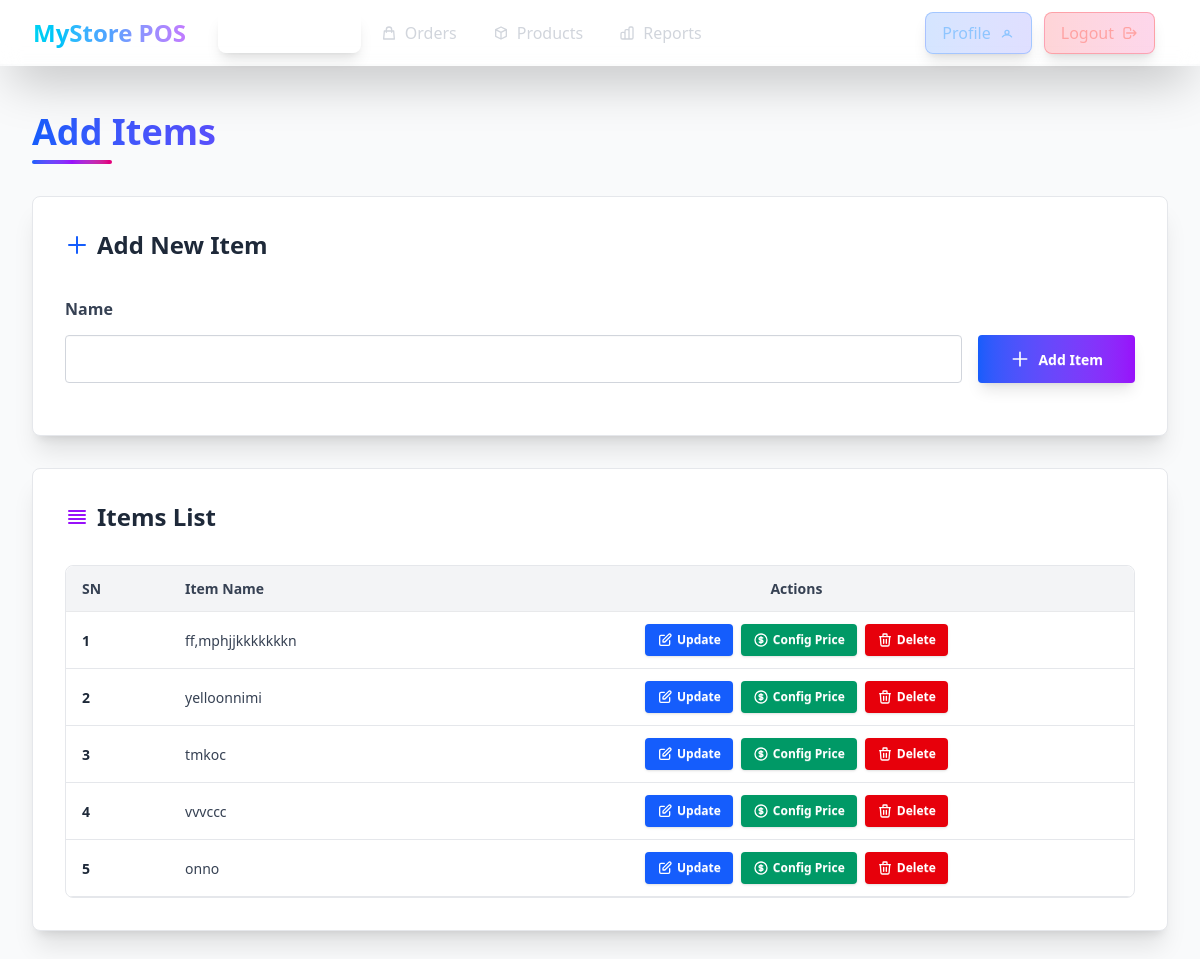
Page /shop/item_list/ (signed in) on the earlier database version.
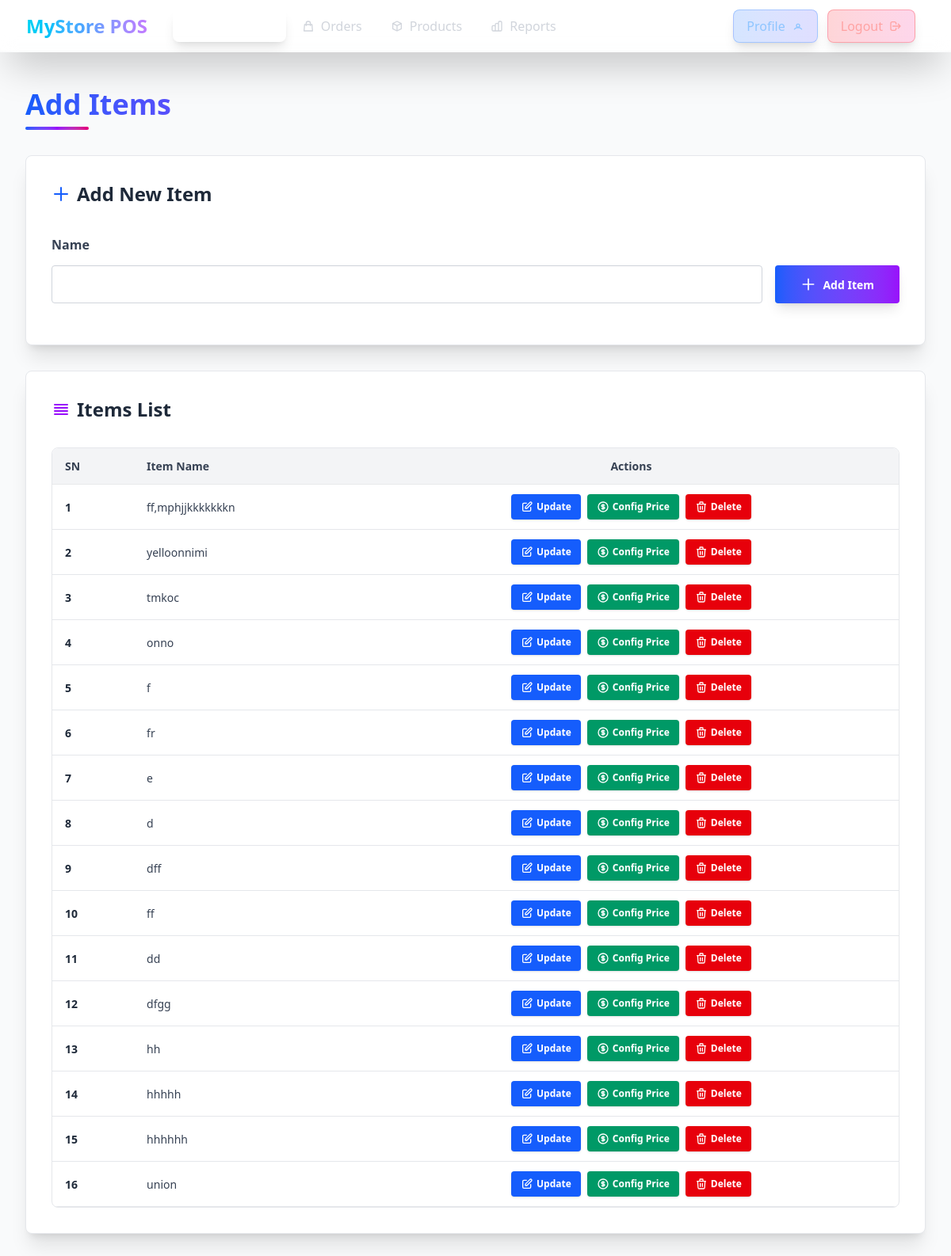
Same page on the later database version.
### shop/models.py (models this page shows, shortened)
class Item(models.Model):
    name=models.CharField(max_length=100)
    shop=models.ForeignKey(Shop, on_delete=models.CASCADE, related_name='items')
    class Meta:
        unique_together = ('name', 'shop')

### shop/views.py (the view, shortened to what this page needs)
# urls.py: path("item_list/", views.item_list, name="item_list"),
def item_list(request):
    form=ItemForm(request.POST,request=request)
    form=ItemForm()
    item_list=request.user.shop.items.all()
    context={"form":form,"item_list":item_list}
    return render(request, "shop/item-create-form.html", context)

### shop/forms.py (shortened to what this page needs)
class ItemForm(forms.ModelForm):
    class Meta:
        model = Item
        fields = ['name']
    def __init__(self, *args, **kwargs):
        self.request = kwargs.pop("request") if "request" in kwargs else None
        super().__init__(*args, **kwargs)

### common/templatetags/form_extras.py (called while the page is built)
@register.filter
def add_class(field, css_class):
    if not isinstance(field, BoundField):
        return field
    existing_classes = field.field.widget.attrs.get("class", "")
    if existing_classes:
        new_classes = f"{existing_classes} {css_class}"
    else:
        new_classes = css_class
    field_copy = field
    field_copy.field.widget.attrs["class"] = new_classes
    return field_copy

### shop/templates/shop/item-create-form.html (shortened to what this page needs)
{% extends 'base.html' %}
{% load form_extras %}
{% block content %}
<main class="min-h-screen flex flex-col gap-8 p-4 md:p-6 lg:p-8 w-full mt-16 bg-gray-50 dark:bg-gray-900" id="main">
    <div class="relative pt-4">
        <h1 class="text-3xl md:text-4xl font-bold mb-2 bg-gradient-to-r from-blue-600 via-purple-600 to-pink-600 bg-clip-text text-transparent">
        </h1>
        <div class="h-1 w-20 bg-gradient-to-r from-blue-600 via-purple-600 to-pink-600 rounded-full"></div>
    </div>
    <div class="flex flex-col gap-6 lg:gap-8 max-w-7xl w-full mx-auto">
        <div class="w-full">
            <div class="card bg-white dark:bg-gray-800 shadow-xl border border-gray-200 dark:border-gray-700 hover:shadow-2xl transition-shadow duration-300">
                <div class="card-body p-6 md:p-8">
                    <h2 class="text-2xl font-bold mb-6 flex items-center gap-2 text-gray-800 dark:text-gray-100">
                        <svg xmlns="http://www.w3.org/2000/svg" class="h-6 w-6 text-blue-600 dark:text-blue-400" fill="none" viewBox="0 0 24 24" stroke="currentColor">
                            <path stroke-linecap="round" stroke-linejoin="round" stroke-width="2" d="M12 4v16m8-8H4" />
                        </svg>
                        Add New Item
                    </h2>
                    <form id="add-item-form" action="" method="post">
                        <div class="flex flex-col gap-4">
                            <div class="grid grid-cols-1 lg:grid-cols-[1fr_auto] gap-4 items-start">
                                <fieldset class="fieldset w-full">
                                    <label class="block mb-2" for="{{ form.name.id_for_label }}">
                                        <span class="text-base font-semibold text-gray-700 dark:text-gray-300">{{form.name.label}}</span>
                                    </label>
                                    {{ form.name|add_class:"input input-bordered w-full bg-white dark:bg-gray-700 border-gray-300 dark:border-gray-600 focus:border-blue-500 dark:focus:border-blue-400 text-gray-900 dark:text-gray-100 transition-all duration-200 h-12" }}
                                </fieldset>
                                <button type="submit" class="btn bg-gradient-to-r from-blue-600 to-purple-600 hover:from-blue-700 hover:to-purple-700 text-white border-0 gap-2 shadow-lg hover:shadow-xl transition-all duration-200 h-12 px-8 whitespace-nowrap lg:mt-10.5">
                                    <svg xmlns="http://www.w3.org/2000/svg" class="h-5 w-5" fill="none" viewBox="0 0 24 24" stroke="currentColor">
                                        <path stroke-linecap="round" stroke-linejoin="round" stroke-width="2" d="M12 4v16m8-8H4" />
                                    </svg>
                                    Add Item
                                </button>
                            </div>
                        </div>
                    </form>
                </div>
            </div>
        </div>
        <div class="w-full">
            <div class="card bg-white dark:bg-gray-800 shadow-xl border border-gray-200 dark:border-gray-700 hover:shadow-2xl transition-shadow duration-300">
                <div class="card-body p-6 md:p-8">
                    <h2 class="text-2xl font-bold mb-6 flex items-center gap-2 text-gray-800 dark:text-gray-100">
                        <svg xmlns="http://www.w3.org/2000/svg" class="h-6 w-6 text-purple-600 dark:text-purple-400" fill="none" viewBox="0 0 24 24" stroke="currentColor">
                            <path stroke-linecap="round" stroke-linejoin="round" stroke-width="2" d="M4 6h16M4 10h16M4 14h16M4 18h16" />
                        </svg>
                        Items List
                    </h2>
                    <div class="overflow-x-auto rounded-lg border border-gray-200 dark:border-gray-700">
                        <table class="table w-full">
                            <thead>
                                <tr class="bg-gray-100 dark:bg-gray-700">
                                    <th class="rounded-tl-lg text-gray-700 dark:text-gray-300">SN</th>
                                    <th class="text-gray-700 dark:text-gray-300">Item Name</th>
                                    <th class="rounded-tr-lg text-center text-gray-700 dark:text-gray-300">Actions</th>
                                </tr>
                            </thead>
                            <tbody id="item-list">
                                {% for item in item_list %}
                                <tr id="item-{{ item.id }}" class="hover:bg-gray-50 dark:hover:bg-gray-700 transition-colors duration-150 border-b border-gray-200 dark:border-gray-700">
                                    <th class="font-semibold text-gray-800 dark:text-gray-200">{{ forloop.counter }}</th>
                                    <td class="font-medium text-gray-700 dark:text-gray-300">{{ item.name }}</td>
                                    <td>
                                        <div class="flex gap-2 justify-center flex-wrap">
                                            <a class="btn btn-sm bg-blue-600 hover:bg-blue-700 text-white border-0 gap-1 shadow hover:shadow-md transition-all duration-200" href="{% url 'shop:item_update' item.id %}">
                                                <svg xmlns="http://www.w3.org/2000/svg" class="h-4 w-4" fill="none" viewBox="0 0 24 24" stroke="currentColor">
                                                    <path stroke-linecap="round" stroke-linejoin="round" stroke-width="2" d="M11 5H6a2 2 0 00-2 2v11a2 2 0 002 2h11a2 2 0 002-2v-5m-1.414-9.414a2 2 0 112.828 2.828L11.828 15H9v-2.828l8.586-8.586z" />
                                                </svg>
                                                Update
                                            </a>
                                            <form action="{% url 'shop:price' %}">
                                                <button class="btn btn-sm bg-emerald-600 hover:bg-emerald-700 text-white border-0 gap-1 shadow hover:shadow-md transition-all duration-200">
                                                    Config Price
                                                </button>
                                            </form>
                                            <button data-item-id="{{ item.id }}"
                                                class="btn btn-sm bg-red-600 hover:bg-red-700 text-white border-0 gap-1 shadow hover:shadow-md transition-all duration-200"
                                                onclick="delete_item(this)">
                                                <svg xmlns="http://www.w3.org/2000/svg" class="h-4 w-4" fill="none" viewBox="0 0 24 24" stroke="currentColor">
                                                    <path stroke-linecap="round" stroke-linejoin="round" stroke-width="2" d="M19 7l-.867 12.142A2 2 0 0116.138 21H7.862a2 2 0 01-1.995-1.858L5 7m5 4v6m4-6v6m1-10V4a1 1 0 00-1-1h-4a1 1 0 00-1 1v3M4 7h16" />
                                                </svg>
                                                Delete
                                            </button>
                                        </div>
                                    </td>
                                </tr>
                                {% endfor %}
                            </tbody>
                        </table>
                    </div>
                </div>
            </div>
        </div>
    </div>
</main>
{% endblock content %}

### theme/templates/base.html (shortened to what this page needs)
{% load static tailwind_tags %}
<!DOCTYPE html>
<html lang="en">
<head>
    {% tailwind_css %}
</head>
<body class="bg-gray-50 dark:bg-gray-900 transition-colors duration-300">
{% block header %}
<header class="w-full bg-gradient-to-r from-slate-900 via-purple-900 to-slate-900 text-white shadow-2xl fixed top-0 left-0 z-50 glass-morphism">
    <div class="w-full px-4 sm:px-6 lg:px-8">
        <div class="flex justify-between items-center h-16">
            <div class="flex items-center flex-1">
                <div class="flex-shrink-0 mr-8">
                    <div class="font-bold text-xl sm:text-2xl bg-gradient-to-r from-cyan-400 via-blue-400 to-purple-400 bg-clip-text text-transparent animate-pulse">
                    </div>
                </div>
                <nav class="hidden [@media(min-width:1100px)]:flex items-center space-x-1">
                    <a href="#"
                       data-page="dashboard"
                       class="nav-link nav-gradient px-4 py-2 rounded-lg font-semibold bg-white/10 text-white transition-all duration-300 hover:bg-white/20 hover:scale-105 shadow-lg">
                        <span class="flex items-center space-x-2">
                            <svg class="w-4 h-4" fill="none" stroke="currentColor" viewBox="0 0 24 24">
                                <path stroke-linecap="round" stroke-linejoin="round" stroke-width="2" d="M3 12l2-2m0 0l7-7 7 7M5 10v10a1 1 0 001 1h3m10-11l2 2m-2-2v10a1 1 0 01-1 1h-3m-6 0a1 1 0 001-1v-4a1 1 0 011-1h2a1 1 0 011 1v4a1 1 0 001 1m-6 0h6"></path>
                            </svg>
                            <span>Dashboard</span>
                        </span>
                    </a>
                    <a href="#"
                       data-page="orders"
                       class="nav-link nav-gradient px-4 py-2 rounded-lg font-normal text-gray-300 transition-all duration-300 hover:bg-white/10 hover:text-white hover:scale-105">
                        <span class="flex items-center space-x-2">
                            <svg class="w-4 h-4" fill="none" stroke="currentColor" viewBox="0 0 24 24">
                                <path stroke-linecap="round" stroke-linejoin="round" stroke-width="2" d="M16 11V7a4 4 0 00-8 0v4M5 9h14l1 12H4L5 9z"></path>
                            </svg>
                            <span>Orders</span>
                        </span>
                    </a>
                    <a href="#"
                       data-page="products"
                       class="nav-link nav-gradient px-4 py-2 rounded-lg font-normal text-gray-300 transition-all duration-300 hover:bg-white/10 hover:text-white hover:scale-105">
                        <span class="flex items-center space-x-2">
                            <svg class="w-4 h-4" fill="none" stroke="currentColor" viewBox="0 0 24 24">
                                <path stroke-linecap="round" stroke-linejoin="round" stroke-width="2" d="M20 7l-8-4-8 4m16 0l-8 4m8-4v10l-8 4m0-10L4 7m8 4v10M4 7v10l8 4"></path>
                            </svg>
                            <span>Products</span>
                        </span>
                    </a>
                    <a href="#"
                       data-page="reports"
                       class="nav-link nav-gradient px-4 py-2 rounded-lg font-normal text-gray-300 transition-all duration-300 hover:bg-white/10 hover:text-white hover:scale-105">
                        <span class="flex items-center space-x-2">
                            <span>Reports</span>
                        </span>
                    </a>
                </nav>
            </div>
            <div class="flex items-center space-x-2 sm:space-x-3">
                <a href="{% url 'shop:shop_profile' %}"
                   class="px-3 sm:px-4 py-2 rounded-lg bg-gradient-to-r from-blue-500/20 to-indigo-500/20 hover:from-blue-500/30 hover:to-indigo-500/30 text-blue-300 hover:text-blue-200 border border-blue-500/30 transition-all duration-300 flex items-center space-x-2 hover:scale-105 shadow-lg">
                    <span class="hidden sm:inline">Profile</span>
                    <svg class="w-4 h-4" fill="none" stroke="currentColor" viewBox="0 0 24 24">
                        <path stroke-linecap="round" stroke-linejoin="round" stroke-width="2"
                              d="M5.121 17.804A7.5 7.5 0 0112 15a7.5 7.5 0 016.879 2.804M15 11a3 3 0 11-6 0 3 3 0 016 0z"/>
                    </svg>
                </a>
                <a href="{% url 'accounts:logout_view' %}"
                   class="px-3 sm:px-4 py-2 rounded-lg bg-gradient-to-r from-red-500/20 to-pink-500/20 hover:from-red-500/30 hover:to-pink-500/30 text-red-300 hover:text-red-200 border border-red-500/30 transition-all duration-300 flex items-center space-x-2 hover:scale-105 shadow-lg">
                    <span class="hidden sm:inline">Logout</span>
                    <svg class="w-4 h-4" fill="none" stroke="currentColor" viewBox="0 0 24 24">
                        <path stroke-linecap="round" stroke-linejoin="round" stroke-width="2" d="M17 16l4-4m0 0l-4-4m4 4H7m6 4v1a3 3 0 01-3 3H6a3 3 0 01-3-3V7a3 3 0 013-3h4a3 3 0 013 3v1"></path>
                    </svg>
                </a>
            </div>
        </div>
    </div>
</header>
{% endblock header %}
{% block content %}
{% endblock content %}
</body>
</html>

### theme/templates/base.html (style rules this page uses)
.glass-morphism { background: rgba(255, 255, 255, 0.05); backdrop-filter: blur(10px); border: 1px solid rgba(255, 255, 255, 0.1); }
.nav-gradient { position: relative; overflow: hidden; }
.nav-gradient::before { content: ''; position: absolute; top: 0; left: -100%; width: 100%; height: 100%; background: linear-gradient(90deg, transparent, rgba(255,255,255,0.2), transparent); transition: left 0.5s; }

### shop/templates/shop/item-create-form.html (style rules this page uses)
#item-list tr { transition: opacity 0.3s ease, transform 0.3s ease; }

Differences in the rows shown:
removed Item: name "vvvccc"
added Item: name "f"
added Item: name "fr"
added Item: name "e"
added Item: name "d"
added Item: name "dff"
added Item: name "ff"
added Item: name "dd"
added Item: name "dfgg"
added Item: name "hh"
added Item: name "hhhhh"
added Item: name "hhhhhh"
added Item: name "union"
